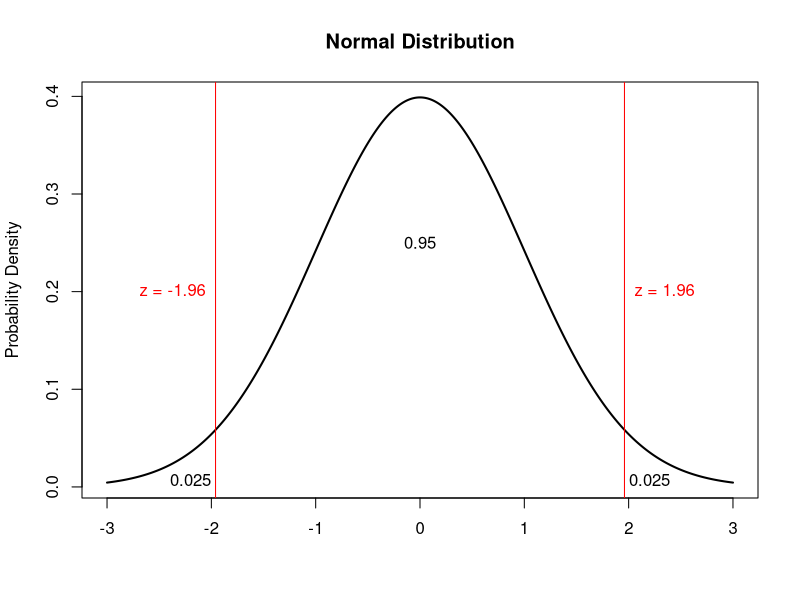
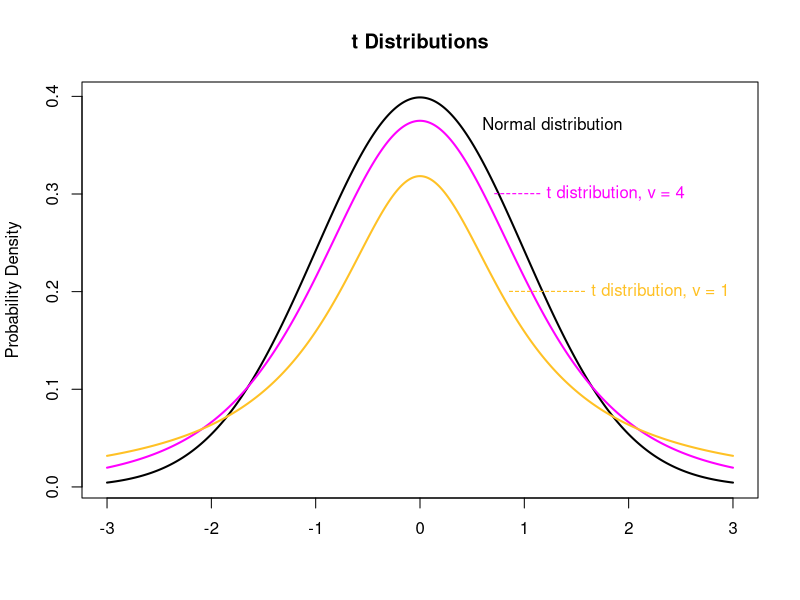
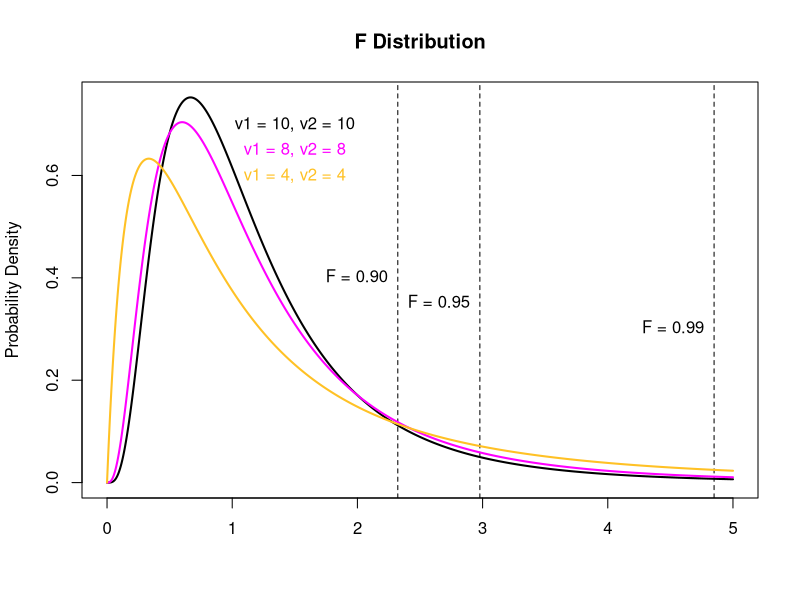

Write R code to recreate these figures, in order. (Note: this script raises an error after producing the figures.)
###################
#### CHAPTER 6 ####
###################

# Note on the following code:
# When an "assign" line such as line 16 is enclosed in parenthesis, it outputs
# the number calulated on the right side of the assign ("<-") to the console

###########
### 6.2 ###
###########
## percentage errors detected
errors <- c(66.7, 64.3, 67.1, 66.1, 65.5, 69.1, 67.2, 68.1, 65.7, 66.4)
n <- length(errors)

## sample mean of the errors detected
(xbar_errors <- sum(errors)/n)
## OR use the mean() function
mean(errors)

## sample variance (s^2)
(var_errors <- (sum((errors - xbar_errors)^2))/(n-1))
## OR use the var() function to get the same answer:
var(errors)

## sample standard deviation (s)
(sd_errors <- sqrt(var_errors))
## OR use the sd() function
sd(errors)

###########
### 6.4 ###
###########
## Figure 6.1. Distribution of the z statistic
plot(x = seq(-3,3,length.out = 1000),
     y = dnorm(seq(-3,3,length.out = 1000)),
     main = "Normal Distribution",
     ylab = "Probability Density",
     xlab = "",
     type = "l",
     lwd = 2)
abline(v = c(qnorm(0.025), qnorm(0.975)), col = "red")
text(x = 0, y = 0.25, label = "0.95")
text(x = -2.2, y = 0.007, label = "0.025")
text(x = 2.2, y = 0.007, label = "0.025")
text(x = qnorm(0.025), y = 0.2, label = "z = -1.96", col = "red", pos = 2)
text(x = qnorm(0.975), y = 0.2, label = "z = 1.96", col = "red", pos = 4)

#############
### 6.5.1 ###
#############
## Figure 6.2: Student's t distribution for several values of v (degrees of freedom)
plot(x = seq(-3,3,length.out = 1000),
     y = dnorm(seq(-3,3,length.out = 1000)),
     main = "t Distributions",
     ylab = "Probability Density",
     xlab = "",
     type = "l",
     lwd = 2)
lines(x = seq(-3,3,length.out = 1000),
     y = dt(seq(-3,3,length.out = 1000), df = 4),
     lwd = 2,
     col = "magenta")
lines(x = seq(-3,3,length.out = 1000),
      y = dt(seq(-3,3,length.out = 1000), df = 1),
      lwd = 2,
      col = "goldenrod1")
text(x = 0.5, y = 0.37, label = "Normal distribution", pos = 4)
text(x = 0.56, y = 0.3, label = " -------- t distribution, v = 4", pos = 4, col = "magenta")
text(x = 0.75, y = 0.2, label = "------------- t distribution, v = 1", pos = 4, col = "goldenrod1")

#######################
## Example on p. 139 ##
#######################
xbar <- 15.9
mu <- 15
n <- 10
s <- 0.9

# find t statistic for the above values
(t <- ((xbar - mu)/s) * sqrt(n-1))

# find the 95% confidence level cut off for this t-distribution
c(qt(0.025, df = n-1), qt(0.975, df = n-1))

# the value of t is outside the 95% range, therefore we can regect the null hypothesis

#######################
## Example on p. 141 ##
#######################
n1 <- 12
n2 <- 12
xbar1 <- 5.1
xbar2 <- 4.8
s1 <- 0.36
s2 <- 0.4

# calculate the standard deviation first
(sigma <- sqrt(((n1-1)*(s1^2) + (n2-1)*(s2^2))/(n1+n2-2)))

# t statistic
(xbar1-xbar2)/(sigma*sqrt((1/n1)+(1/n2)))

# find the 99% confidence level cut off for this t-distribution
c(qt(0.01, df = n1+n2-2), qt(0.99, df = n1+n2-2))

# the calculated t-statistic falls within the 99% confidence range, therefore we cannot reject our null hypothesis

###########
## 6.5.2 ##
###########
## Figure 6.3. Snedecor's F distribution
plot(x = seq(0,5,length.out = 1000),
     y = df(seq(0,5,length.out = 1000), df1 = 10, df2 = 10),
     main = "F Distribution",
     ylab = "Probability Density",
     xlab = "",
     type = "l",
     lwd = 2)
text(x = 1.5, y = 0.7, "v1 = 10, v2 = 10")
abline (v = qf(0.9, df1 = 10, df2 = 10), lty = 2)
abline (v = qf(0.95, df1 = 10, df2 = 10), lty = 2)
abline (v = qf(0.99, df1 = 10, df2 = 10), lty = 2)
text(x = qf(0.90, df1 = 10, df2 = 10), y = 0.4, label = "F = 0.90", pos = 2)
text(x = qf(0.95, df1 = 10, df2 = 10), y = 0.35, label = "F = 0.95", pos = 2)
text(x = qf(0.99, df1 = 10, df2 = 10), y = 0.3, label = "F = 0.99", pos = 2)

#### THE FOLLOWING IS NOT IN THE BOOK ###
## Compare the above F-distribution to the distribution with other values of v1 and v2:
lines(x = seq(0,5,length.out = 1000),
     y = df(seq(0,5,length.out = 1000), df1 = 8, df2 = 8),
      lwd = 2,
      col = "magenta")
text(x = 1.5, y = 0.65, "v1 = 8, v2 = 8", col = "magenta")

lines(x = seq(0,5,length.out = 1000),
     y = df(seq(0,5,length.out = 1000), df1 = 4, df2 = 4),
      lwd = 2,
      col = "goldenrod1")
text(x = 1.5, y = 0.6, "v1 = 4, v2 = 4", col = "goldenrod1")

#######################
## Example on p. 143 ##
#######################
n1 <- 9
n2 <- 12
sigma1 <- 16
sigma2 <- 25
s1 <- 20
s2 <- 8

## Calculate F-statistic
(f <- (n1*s1)/((n1-1)*sigma1))/((n2*s2)/((n2-1)*sigma2))

## F-Statistic is greater than the 95% confidence level, therefore we can reject the null hypothesis.
# See plot below

## F-distribution plot for example on p.143
fDistPlot(fvalue = f, df1 = 8, df2 = 11, alpha = 0.05)

###########
## 6.5.3 ##
###########
## Figure 6.4. Chi-square distribution for several values of v
plot(x = seq(0, 25,length.out = 1000),
     y = dchisq(seq(0, 25,length.out = 1000), df= 2),
     main = "Chi-squared Distribution",
     ylab = "Probability Density",
     xlab = "",
     type = "l",
     lwd = 2)
lines(x = seq(0, 25,length.out = 1000),
      y = dchisq(seq(0, 25,length.out = 1000), df= 4),
      lwd = 2,
      col = "blue")
lines(x = seq(0, 25,length.out = 1000),
      y = dchisq(seq(0, 25,length.out = 1000), df= 6),
      lwd = 2,
      col = "forestgreen")
lines(x = seq(0, 25,length.out = 1000),
      y = dchisq(seq(0, 25,length.out = 1000), df= 10),
      lwd = 2, col = "orange")
text(x = 2, y = 0.4, label = "v = 2")
text(x = 4, y = 0.2, label = "v = 4", col = "blue")
text(x = 6, y = 0.15, label = "v = 6", col = "forestgreen")
text(x = 12, y = 0.1, label = "v = 10", col = "orange")

##########################
## Example on p.145-146 ##
##########################
o1 <- 75
o2 <- 65
o3 <- 25
o4 <- 35

e1 <- 70
e2 <- 70
e3 <-30
e4 <- 30

k <- 2

## Calculation Chi-sq
((o1-e1)^2)/e1 + ((o2-e2)^2/e2) +((o3-e3)^2/e3) + ((o4-e4)^2/e4)
## degrees of freedom:
k-1

## find value of Chi-Sq distribution at 95% confidence
qchisq(0.95, df = k-1)

## The Chi-sq statistic is within the 95% confidence range, therefore we cannot reject the null hypothesis

## Plot of Chi-sq example problem ##
plot(x = seq(0, 25,length.out = 1000),
     y = dchisq(seq(0, 25,length.out = 1000), df= 1),
     main = "Chi-squared Distribution",
     ylab = "Probability Density",
     xlab = "",
     type = "l",
     lwd = 2)
text(x = 1, y = 2.0, label = "v = 1")
abline(v = qchisq(0.95, df = k-1), lty=2)
text(x = qchisq(0.95, df = k-1), y = 0.4, label = "Chi-sq(0.95) = 3.84", pos = 4)
points(2.28, dchisq(2.28, df = 1), col = "red", pch = 19, cex = 1.5)
text(2.28, dchisq(2.28, df = 1), label = "2.28",pos = 3, col = "red")

